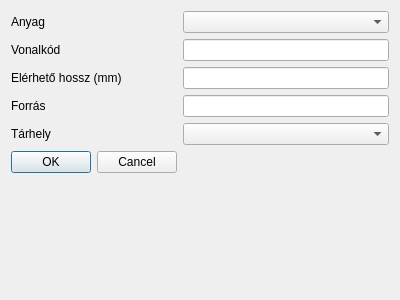
<?xml version="1.0" encoding="UTF-8"?>
<ui version="4.0">
 <class>AddWasteDialog</class>
 <widget class="QDialog" name="AddWasteDialog">
  <property name="geometry">
   <rect>
    <x>0</x>
    <y>0</y>
    <width>400</width>
    <height>300</height>
   </rect>
  </property>
  <property name="windowTitle">
   <string>Dialog</string>
  </property>
  <layout class="QFormLayout" name="formLayout">
   <item row="0" column="0">
    <widget class="QLabel" name="labelMaterial">
     <property name="text">
      <string>Anyag</string>
     </property>
    </widget>
   </item>
   <item row="0" column="1">
    <widget class="QComboBox" name="comboMaterial"/>
   </item>
   <item row="1" column="0">
    <widget class="QLabel" name="labelBarcode">
     <property name="text">
      <string>Vonalkód</string>
     </property>
    </widget>
   </item>
   <item row="1" column="1">
    <widget class="QLineEdit" name="editBarcode"/>
   </item>
   <item row="2" column="0">
    <widget class="QLabel" name="labelLength">
     <property name="text">
      <string>Elérhető hossz (mm)	</string>
     </property>
    </widget>
   </item>
   <item row="2" column="1">
    <widget class="QLineEdit" name="editLength"/>
   </item>
   <item row="3" column="0">
    <widget class="QLabel" name="labelSource">
     <property name="text">
      <string>Forrás</string>
     </property>
    </widget>
   </item>
   <item row="3" column="1">
    <widget class="QLineEdit" name="editSourceValue">
     <property name="readOnly">
      <bool>true</bool>
     </property>
    </widget>
   </item>
   <item row="4" column="0">
    <widget class="QLabel" name="label">
     <property name="text">
      <string>Tárhely</string>
     </property>
    </widget>
   </item>
   <item row="4" column="1">
    <widget class="QComboBox" name="comboStorage"/>
   </item>
   <item row="5" column="0">
    <widget class="QDialogButtonBox" name="buttonBox">
     <property name="orientation">
      <enum>Qt::Orientation::Horizontal</enum>
     </property>
     <property name="standardButtons">
      <set>QDialogButtonBox::StandardButton::Cancel|QDialogButtonBox::StandardButton::Ok</set>
     </property>
    </widget>
   </item>
  </layout>
 </widget>
 <resources/>
 <connections>
  <connection>
   <sender>buttonBox</sender>
   <signal>accepted()</signal>
   <receiver>AddWasteDialog</receiver>
   <slot>accept()</slot>
   <hints>
    <hint type="sourcelabel">
     <x>248</x>
     <y>254</y>
    </hint>
    <hint type="destinationlabel">
     <x>157</x>
     <y>274</y>
    </hint>
   </hints>
  </connection>
  <connection>
   <sender>buttonBox</sender>
   <signal>rejected()</signal>
   <receiver>AddWasteDialog</receiver>
   <slot>reject()</slot>
   <hints>
    <hint type="sourcelabel">
     <x>316</x>
     <y>260</y>
    </hint>
    <hint type="destinationlabel">
     <x>286</x>
     <y>274</y>
    </hint>
   </hints>
  </connection>
 </connections>
</ui>
